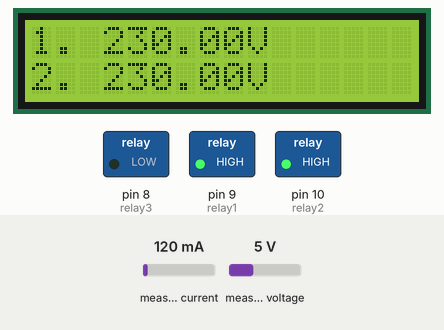
A sketch run on a simulated Arduino Uno, built with avr-gcc and run on an emulated ATmega328P. Parts: 16×2 character LCD, switched loads named in the sketch (green lamp = pin HIGH). Inputs (shaded band) come from the test bench; at power-on: measured voltage 5 V, measured current 120 mA.

Above: at 1.2 s.
1.3 s: measured voltage set to 0.3 V
At 2.4 s:
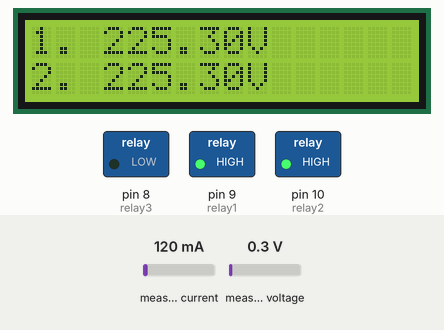
3.2 s: measured voltage set to 3.8 V
At 4.0 s:
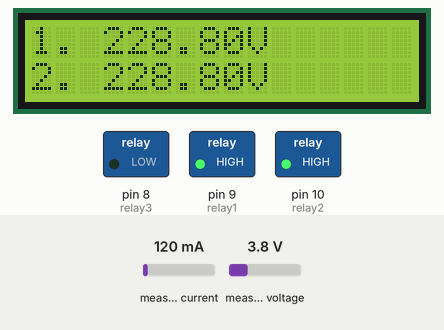
4.9 s: measured voltage set to 7.5 V
At 5.7 s:
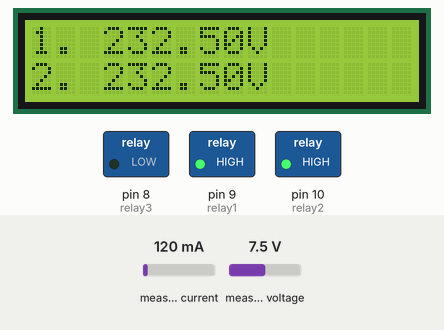
Timing chart, 0 to 7.9 s (numbered marks = the images above; inputs shaded):
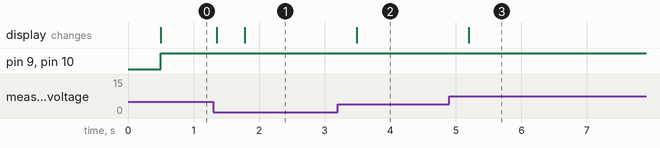

Measured:
- after the input at 1.3 s, the display: first changes after 0.05 s (image 1 shows a later state)
- after the input at 3.2 s, the display: changes after 0.29 s (image 2)
- after the input at 4.9 s, the display: changes after 0.30 s (image 3)

The sketch:

UPS.ino
```cpp
#include "EmonLib.h"
#include <LCD.h>
#include <LiquidCrystal_I2C.h>

#define I2C_ADDR 0x27 //I2C adress, you should use the code to scan the adress first (0x27) here

#define BACKLIGHT_PIN 3 // Declaring LCD Pins
#define En_pin 2
#define Rw_pin 1
#define Rs_pin 0
#define D4_pin 4
#define D5_pin 5
#define D6_pin 6
#define D7_pin 7

LiquidCrystal_I2C lcd(I2C_ADDR,En_pin,Rw_pin,Rs_pin,D4_pin,D5_pin,D6_pin,D7_pin);

EnergyMonitor emon1;
EnergyMonitor emon2;

const int relay3 = 8; //master relay
const int relay1 = 9; //the live of primary supply is connected between NC and COM of relay 1
const int relay2 = 10; //the nutral of primary supply is connected in between NC and COM of relay 2
//the live of secondary supply is connected in between NO and COM of relay 1
//the nutral of secondary supply is connected in between NO and com of relay 2

void setup()
{
  Serial.begin(9600);

  lcd.begin (16,2);
  lcd.setBacklightPin(BACKLIGHT_PIN,POSITIVE);
  lcd.setBacklight(HIGH); //Lighting backlight
  lcd.home();
  lcd.clear();
  pinMode(relay1, OUTPUT);
  pinMode(relay2, OUTPUT);
  pinMode(relay3, OUTPUT);

  emon1.voltage(A0, 234.26, 1.7);
  emon2.voltage(A1, 234.26, 1.7);

}

void loop()
{
  emon1.calcVI(20,2000);
  emon1.serialprint();

  emon2.calcVI(20,2000);
  emon2.serialprint();

  float primary   = emon1.Vrms;             //extract Vrms into Variable
  float secondary   = emon2.Vrms;

  lcd.setCursor(0,0);
  lcd.print("1. ");
  lcd.setCursor(3,0);
  lcd.print(primary);
  lcd.setCursor(9,0);
  lcd.print("V");

  lcd.setCursor(0,1);
  lcd.print("2. ");
  lcd.setCursor(3,1);
  lcd.print(secondary);
  lcd.setCursor(9,1);
  lcd.print("V");


  if( primary > 200 && primary < 240 )//if primary supply is above 200V and less than 240V
  {
    digitalWrite(relay1, HIGH);
    digitalWrite(relay2, HIGH);
    //primary supply is connected to the load
    digitalWrite(relay3, LOW);
    //master relay is ON
  }

  else if( primary < 200 || primary > 240)//if primary supply is less than 200V or greater than 240V
  {
    if( secondary > 200 && secondary < 240 )//checks wheather secondary supply is greater than 200V and less tahn 240V
    {
      digitalWrite(relay1, LOW);
      digitalWrite(relay2, LOW);
      //secondary supply is connected to load
      digitalWrite(relay3, LOW);
    }

    else if( secondary < 200 || secondary > 240)//checks wheather secondary supply is less than 200V or greater than 240V
    {
      digitalWrite(relay1, HIGH);
      digitalWrite(relay2, HIGH);
      //primary supply is connected to load
      digitalWrite(relay3, HIGH);
      //but master relay is off, so load is off
    }
  }
}
```
